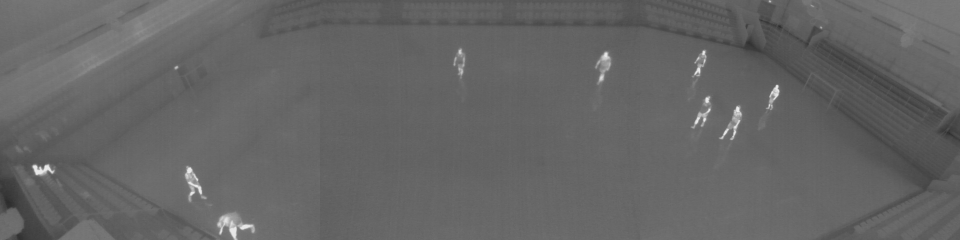
#> input picture data/3.png, 1920 x 480 px (shown at 1/2 size)
$ jupyter execute --allow-errors thermal.ipynb   (older library calls are emulated)
#> lines starting #> are read from the running program, lines starting #| are printed output that depends on the picture; after the words box and inside, x2 and y2 are one past the last pixel; in counts of white or black regions, pixels touching at a corner belong together
#> further down, image is the input picture: shape (480, 1920, 3); min 42, max 237, mean 100.9
### Thermal Image Object Detection

[cell 1]
import numpy as np
import cv2
from sklearn.cluster import KMeans
import matplotlib.pyplot as plt
import csv
from skimage import color
from sklearn import svm

[cell 2]
image_directory = 'data/3.png'

[cell 3]
def threshold_adapted(img):
    blk_size = 9        # 블럭 사이즈
    C = 5               # 차감 상수

    # --- CUSTOM THRESHHOLD
    ret, th0 = cv2.threshold(img, 127, 255, cv2.THRESH_BINARY)
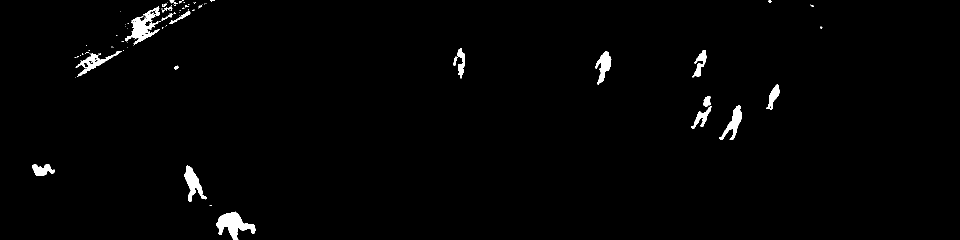
#> th0: shape (480, 1920) (shown at 1/2 size); 1.4% white; 87 white regions (65 under 20 px), largest, box (x1, y1, x2, y2) and area: (433, 423, 511, 480) 2112, (250, 13, 320, 90) 1868, (369, 331, 414, 404) 1306

    # ---① 오츠의 알고리즘으로 단일 경계 값을 전체 이미지에 적용
    ret, th1 = cv2.threshold(img, 0, 255, cv2.THRESH_BINARY | cv2.THRESH_OTSU)
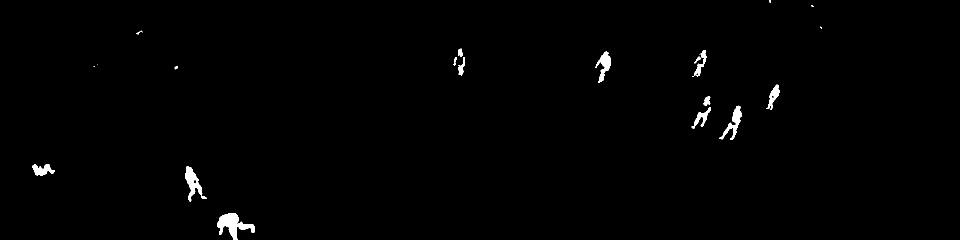
#> th1: shape (480, 1920) (shown at 1/2 size); 0.8% white; 23 white regions (9 under 20 px), largest, box (x1, y1, x2, y2) and area: (434, 426, 510, 480) 1808, (370, 332, 413, 404) 1130, (1439, 211, 1484, 280) 905
#> ret = 140

    # ---② 어뎁티드 쓰레시홀드를 평균과 가우시안 분포로 각각 적용
    th2 = cv2.adaptiveThreshold(img, 255, cv2.ADAPTIVE_THRESH_MEAN_C,\
                                        cv2.THRESH_BINARY, blk_size, C)
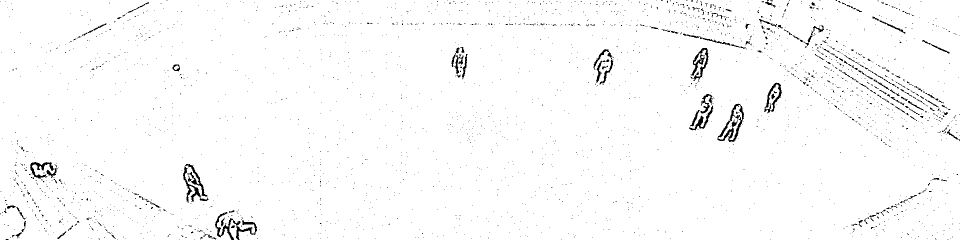
#> th2: shape (480, 1920) (shown at 1/2 size); 98.1% white; 2581 black regions (2473 under 20 px), largest, box (x1, y1, x2, y2) and area: (1435, 207, 1488, 284) 1101, (1381, 96, 1417, 164) 801, (366, 333, 418, 406) 625
    th3 = cv2.adaptiveThreshold(img, 255, cv2.ADAPTIVE_THRESH_GAUSSIAN_C, \
                                        cv2.THRESH_BINARY, blk_size, C)
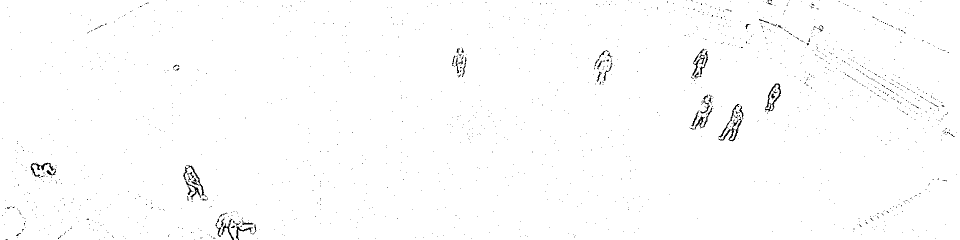
#> th3: shape (480, 1920) (shown at 1/2 size); 99.2% white; black in thin lines or dots

    # ---③ 결과를 Matplot으로 출력
    imgs = {'Custom-Threshold':th0,'Global-Otsu:%d'%ret:th1,'Adapted-Mean':th2, 'Adapted-Gaussian': th3}

    plt.title('Original')
    plt.imshow(img,'gray')
    plt.show()

    for i, (k, v) in enumerate(imgs.items()):
        plt.subplot(2,2,i+1)
        plt.title(k)
        plt.imshow(v,'gray')
        plt.xticks([]),plt.yticks([])
#> this loop made 4 passes
#> k on passes 1 to 4: 'Custom-Threshold', 'Global-Otsu:140', 'Adapted-Mean', 'Adapted-Gaussian'
    plt.show()

    # th0 or th1 works best with cv2.HOGDescriptor_getDefaultPeopleDetector()
    return th3

[cell 4]
def preprocessing(img):
    # [13 lines of commented-out code are left out]

    processed_image = threshold_adapted(img)
    return processed_image

[cell 5]
# Load the pre-trained HOG detector for pedestrian detection
hog = cv2.HOGDescriptor()
hog.setSVMDetector(cv2.HOGDescriptor_getDefaultPeopleDetector())

[cell 6]
def detection(img):
    # Perform pedestrian detection
    rect, conf = hog.detectMultiScale(img)
#> rect = (); conf = ()
    #     • img: 입력 영상. cv2.CV_8UC1 또는 cv2.CV_8UC3.

    # • hitThreshold: 특징 벡터와 SVM 분류 평면까지의 거리에 대한 임계값

    # • winStride: 셀 윈도우 이동 크기. (0, 0) 지정 시 셀 크기와 같게 설정.

    # • padding: 패딩 크기

    # • scale: 검색 윈도우 크기 확대 비율. 기본값은 1.05.

    # • finalThreshold: 검출 결정을 위한 임계값

    # • useMeanshiftGrouping: 겹쳐진 검색 윈도우를 합치는 방법 지정 플래그

    # • foundLocations: (출력) 검출된 사각형 영역 정보

    # • foundWeights: (출력) 검출된 사각형 영역에 대한 신뢰도

    print(rect)
    return rect

[cell 7]
# Read the thermal image in grayscale
image = cv2.imread(image_directory)
image_gray = cv2.imread(image_directory, cv2.IMREAD_GRAYSCALE) # 그레이 스케일로  읽기

processed_image = preprocessing(image_gray)

rect = detection(image)
#> rect = ()

# Draw rectangles around the detected pedestrians
for (x, y, w, h) in rect:
    cv2.rectangle(image, (x, y), (x+w, y+h), (0, 255, 0), 2)
#> this loop made 0 passes
#> (reads annotations.csv from the repository)

# Display the original and two-tone images
cv2.imshow('Original Thermal Image', image)
# cv2.imshow('Two-Tone Image', processed_image)

cv2.waitKey(0)
cv2.destroyAllWindows()
